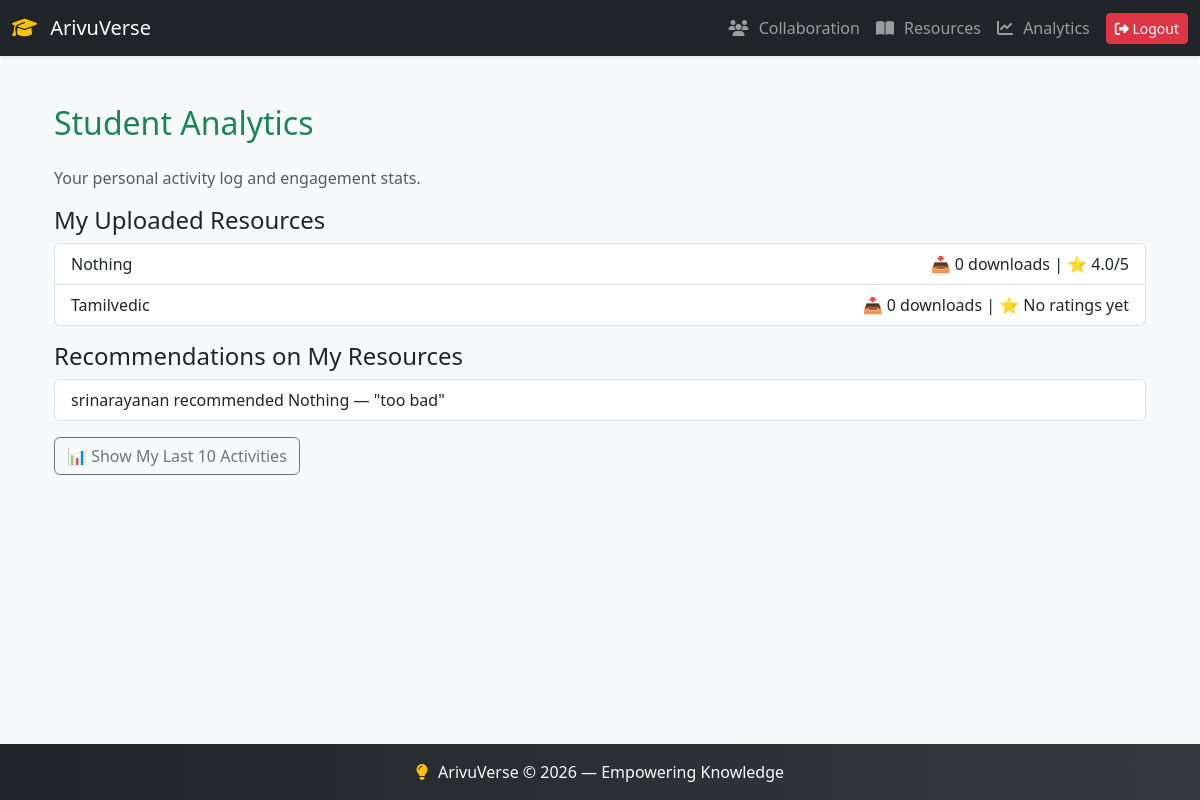
Page /analytics/student/ (signed in) on the committed database.
### resources/models.py (models this page shows, shortened)
class StudentResource(models.Model):
    title = models.CharField(max_length=200)
    description = models.TextField(blank=True)
    file = models.FileField(upload_to='student_resources/')
    uploaded_by = models.ForeignKey(User, on_delete=models.CASCADE)
    uploaded_at = models.DateTimeField(auto_now_add=True)
    verified = models.BooleanField(default=False)
    downloads = models.PositiveIntegerField(default=0)   # ✅ new counter field

class Recommendation(models.Model):
    note = models.ForeignKey(Note, related_name="recommendations", on_delete=models.CASCADE, null=True, blank=True)
    resource = models.ForeignKey(StudentResource, related_name="recommendations", on_delete=models.CASCADE, null=True, blank=True)
    user = models.ForeignKey(User, on_delete=models.CASCADE)
    comment = models.TextField(blank=True)  # optional message like "This note helped me a lot!"
    created_at = models.DateTimeField(auto_now_add=True)
    class Meta:
        constraints = [
            models.UniqueConstraint(fields=['user', 'note'], name='unique_user_note_recommendation'),
            models.UniqueConstraint(fields=['user', 'resource'], name='unique_user_resource_recommendation'),
        ]

### analytics/views.py (the view)
# urls.py: path('student/', views.student_analytics, name='student_analytics'),
@login_required
def student_analytics(request):
    my_resources = StudentResource.objects.filter(uploaded_by=request.user).annotate(
        avg_rating=Avg("ratings__value")
    )
    my_resource_recommendations = Recommendation.objects.filter(resource__in=my_resources)
    logs = ActivityLog.objects.filter(
        user=request.user,
        action__in=[
            "note_download",
            "resource_download",
            "rating",
            "recommendation",
            "login",
            "logout",
            "edit_profile",
            "group_post",
            "comment",
            "message"
        ]
    ).order_by("-timestamp")[:10]
    return render(request, "analytics/student_analytics.html", {
        "my_resources": my_resources,
        "my_resource_recommendations": my_resource_recommendations,
        "logs": logs,
    })

### analytics/templates/analytics/student_analytics.html (shortened to what this page needs)
{% extends "base.html" %}
{% block content %}
<div class="container mt-4 animate__animated animate__fadeIn">
  <h2 class="mb-4 text-success">
     Student Analytics
  </h2>
  <p class="text-muted">Your personal activity log and engagement stats.</p>
  <h4> My Uploaded Resources</h4>
  <ul class="list-group mb-3">
    {% for res in my_resources %}
      <li class="list-group-item d-flex justify-content-between align-items-center">
        {{ res.title }}
        <span>
          📥 {{ res.downloads }} downloads |
          ⭐ {% if res.avg_rating %}{{ res.avg_rating|floatformat:1 }}/5{% else %}No ratings yet{% endif %}
        </span>
      </li>
    {% empty %}
      <li class="list-group-item">You haven’t uploaded any resources yet.</li>
    {% endfor %}
  </ul>
  <h4> Recommendations on My Resources</h4>
  <ul class="list-group mb-3">
    {% for rec in my_resource_recommendations %}
      <li class="list-group-item">
        {{ rec.user.username }} recommended {{ rec.resource.title }} — "{{ rec.comment }}"
      </li>
    {% empty %}
      <li class="list-group-item">No recommendations on your resources yet.</li>
    {% endfor %}
  </ul>
  <button class="btn btn-outline-secondary mb-3" type="button" data-bs-toggle="collapse" data-bs-target="#studentActivity" aria-expanded="false" aria-controls="studentActivity">
    📊 Show My Last 10 Activities
  </button>
</div>
{% endblock %}

### lrhub/templates/base.html (style rules this page uses)
body { font-family: 'Segoe UI', Tahoma, Geneva, Verdana, sans-serif; }

### rows in the picture
StudentResource: title "Nothing", downloads "0", avg_rating "4.0"
StudentResource: title "Tamilvedic", downloads "0", shows "No ratings yet"
Recommendation: user.username "srinarayanan", resource "Nothing", comment "too bad"
